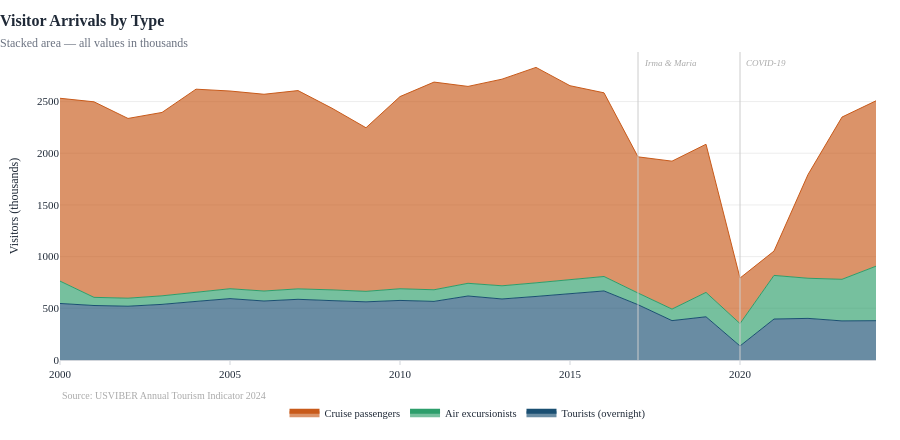

Source (notebook cell):
### Markdown cell above
---
## 2. Arrivals Composition

Overnight tourists (staying at least one night) versus excursionists (same-day visitors).
Air excursionists and cruise passengers are the two excursionist sub-categories.

### Code cell
fig = stacked_area(
    tour,
    x="year",
    y_cols=["tourists", "air_excursionists", "cruise_passengers"],
    names=["Tourists (overnight)", "Air excursionists", "Cruise passengers"],
    colors=[PALETTE["tourists"], PALETTE["air_excursionist"], PALETTE["cruise"]],
    title="Visitor Arrivals by Type",
    subtitle="Stacked area — all values in thousands",
    y_label="Visitors (thousands)",
    source="USVIBER Annual Tourism Indicator 2024",
    shock_x=[2017, 2020],
)
fig.show()

### Figure 1 — Plotly figure (JSON) as saved in the notebook; plotly's stock layout.template omitted (floating-point values rounded to 4 significant figures)
{"data": [{"fillcolor": "rgba(26,79,114,0.65)", "line": {"color": "#1a4f72", "width": 1}, "mode": "lines", "name": "Tourists (overnight)", "stackgroup": "one", "type": "scatter", "x": [2000, 2001, 2002, 2003, 2004, 2005, 2006, 2007, 2008, 2009, 2010, 2011, 2012, 2013, 2014, 2015, 2016, 2017, 2018, 2019, 2020, 2021, 2022, 2023, 2024], "y": [546.7, 527.2, 520.2, 537.9, 566.8, 593.8, 570.6, 587.1, 574.2, 562.6, 576.2, 566.9, 619.2, 590.3, 614.8, 641.9, 667.9, 535.0, 380.9, 418.0, 135.6, 396.2, 402.6, 378.0, 380.3]}, {"fillcolor": "rgba(45,158,107,0.65)", "line": {"color": "#2d9e6b", "width": 1}, "mode": "lines", "name": "Air excursionists", "stackgroup": "one", "type": "scatter", "x": [2000, 2001, 2002, 2003, 2004, 2005, 2006, 2007, 2008, 2009, 2010, 2011, 2012, 2013, 2014, 2015, 2016, 2017, 2018, 2019, 2020, 2021, 2022, 2023, 2024], "y": [216.7, 78.8, 77.7, 82.9, 88.2, 95.6, 96.6, 101.2, 104.0, 101.6, 112.9, 112.5, 122.7, 127.6, 131.7, 132.6, 139.9, 112.9, 111.8, 235.8, 216.7, 422.0, 388.1, 402.6, 527.1]}, {"fillcolor": "rgba(200,90,26,0.65)", "line": {"color": "#c85a1a", "width": 1}, "mode": "lines", "name": "Cruise passengers", "stackgroup": "one", "type": "scatter", "x": [2000, 2001, 2002, 2003, 2004, 2005, 2006, 2007, 2008, 2009, 2010, 2011, 2012, 2013, 2014, 2015, 2016, 2017, 2018, 2019, 2020, 2021, 2022, 2023, 2024], "y": [1768.0, 1891.0, 1739.0, 1774.0, 1965.0, 1912.0, 1904.0, 1918.0, 1757.0, 1582.0, 1859.0, 2009.0, 1904.0, 1999.0, 2084.0, 1879.0, 1777.0, 1317.0, 1431.0, 1433.0, 440.4, 235.5, 1003.0, 1569.0, 1600.0]}], "layout": {"annotations": [{"showarrow": false, "text": "<span style='color:#aaaaaa;font-size:10px'>Source: USVIBER Annual Tourism Indicator 2024</span>", "x": 0, "xanchor": "left", "xref": "paper", "y": -0.09, "yanchor": "top", "yref": "paper"}, {"font": {"color": "#aaaaaa", "size": 9}, "showarrow": false, "text": "<i>Irma & Maria</i>", "x": 2017, "xanchor": "left", "xref": "x", "xshift": 4, "y": 1, "yanchor": "top", "yref": "paper", "yshift": -4}, {"font": {"color": "#aaaaaa", "size": 9}, "showarrow": false, "text": "<i>COVID-19</i>", "x": 2020, "xanchor": "left", "xref": "x", "xshift": 4, "y": 1, "yanchor": "top", "yref": "paper", "yshift": -4}], "height": 440, "shapes": [{"line": {"color": "#cccccc", "width": 1}, "type": "line", "x0": 2017, "x1": 2017, "xref": "x", "y0": 0, "y1": 1, "yref": "y domain"}, {"line": {"color": "#cccccc", "width": 1}, "type": "line", "x0": 2020, "x1": 2020, "xref": "x", "y0": 0, "y1": 1, "yref": "y domain"}], "title": {"font": {"size": 16}, "text": "<b>Visitor Arrivals by Type</b><br><span style='font-size:12px;font-weight:400;color:#6b7280'>Stacked area — all values in thousands</span>", "x": 0}, "yaxis": {"title": {"text": "Visitors (thousands)"}}}}
